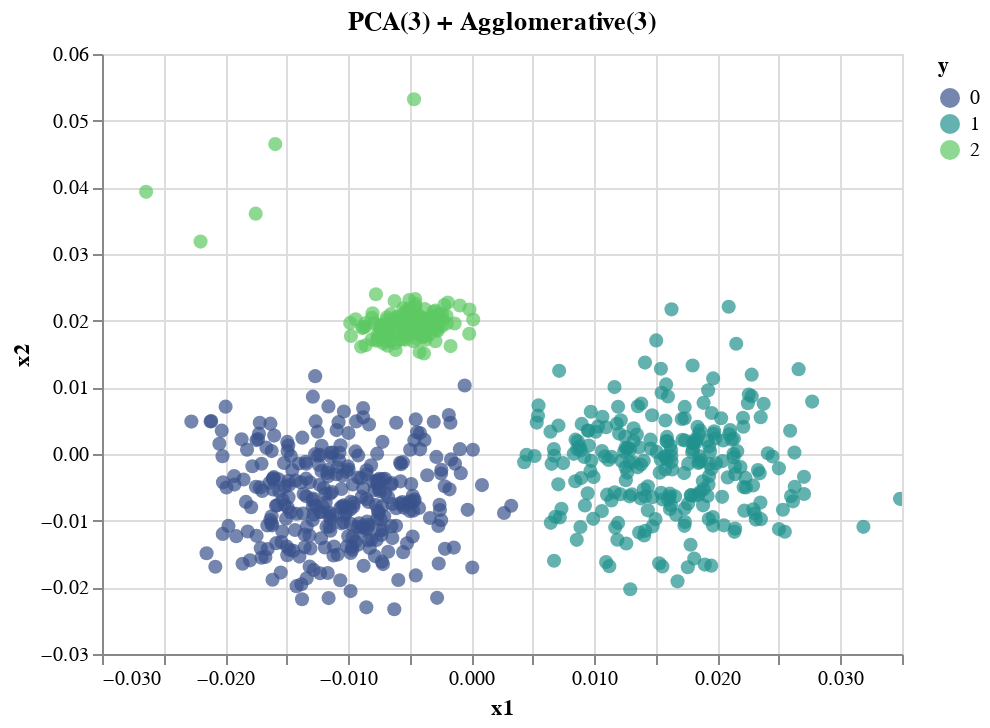

Notebook cell for this chart:
### Code cell
X_labels_gt_df = pd.DataFrame((3 - X_labels_gt), columns=["y"])

agc_pca_labels = pd.DataFrame(agc_labels, columns=["y"])
agc_pca_misses = np.argwhere((agc_pca_labels != X_labels_gt_df).values.ravel())\
                   .ravel()
# agc_pca_labels.loc[agc_pca_misses, "y"] = -1
agc_pca_plot = dpca.copy()
agc_pca_plot["y"] = agc_pca_labels

alt.Chart(agc_pca_plot).mark_circle().encode(
    x='x1',
    y='x2',
    color=alt.Color('y:O',
                    scale=alt.Scale(scheme='viridis')),
    size=alt.value(50),
    tooltip=['x1','x2','y:O']
).properties(title = "PCA(3) + Agglomerative(3)").interactive()

### Figure 1 — Vega-Lite specification as saved in the notebook (floating-point values rounded to 4 significant figures; data arrays with more than 128 entries replaced by an {"elided": "..."} marker saying what was removed)
{"config": {"view": {"continuousWidth": 400, "continuousHeight": 300}}, "data": {"name": "data-88c640e7407d55112714b186cf834646"}, "mark": "circle", "encoding": {"color": {"type": "ordinal", "field": "y", "scale": {"scheme": "viridis"}}, "size": {"value": 50}, "tooltip": [{"type": "quantitative", "field": "x1"}, {"type": "quantitative", "field": "x2"}, {"type": "ordinal", "field": "y"}], "x": {"type": "quantitative", "field": "x1"}, "y": {"type": "quantitative", "field": "x2"}}, "selection": {"selector005": {"type": "interval", "bind": "scales", "encodings": ["x", "y"]}}, "title": "PCA(3) + Agglomerative(3)", "$schema": "https://vega.github.io/schema/vega-lite/v4.8.1.json", "datasets": {"data-88c640e7407d55112714b186cf834646": {"elided": "694 records"}}}
